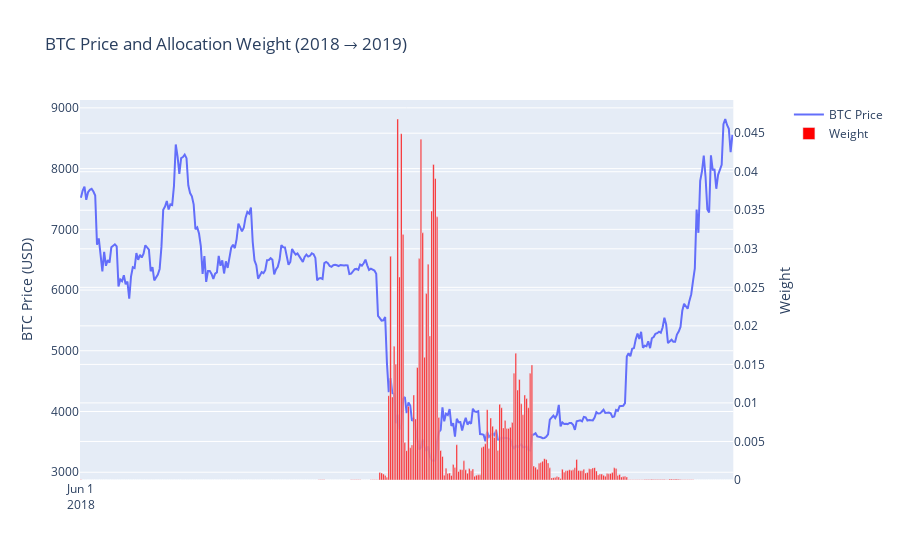

Notebook code cell kept with this figure:
### Markdown cell above
- Between June 2018 and June 2019, the price reached a clear low point around the middle of the year. We can see that the strategy concentrated more allocation during this period, and it also increased the investment weight immediately as the price dropped to its bottom.

### Code cell
plot_weight_price_by_year(2018)

### Figure 1 — Plotly figure (JSON) as saved in the notebook; plotly's stock layout.template omitted (floating-point values rounded to 4 significant figures; data arrays with more than 128 entries replaced by an {"elided": "..."} marker saying what was removed)
{"data": [{"mode": "lines", "name": "BTC Price", "type": "scatter", "x": {"elided": "365 str values"}, "xaxis": "x", "y": {"elided": "365 float values"}, "yaxis": "y"}, {"marker": {"color": "red", "opacity": 1}, "name": "Weight", "type": "bar", "x": {"elided": "365 str values"}, "xaxis": "x", "y": {"elided": "365 float values"}, "yaxis": "y2"}], "layout": {"barmode": "overlay", "title": {"text": "BTC Price and Allocation Weight (2018 → 2019)"}, "xaxis": {"anchor": "y", "domain": [0, 0.94], "dtick": "M12", "tick0": "2018-06-01", "tickmode": "linear"}, "yaxis": {"anchor": "x", "domain": [0, 1], "title": {"text": "BTC Price (USD)"}}, "yaxis2": {"anchor": "x", "overlaying": "y", "side": "right", "title": {"text": "Weight"}}}}
